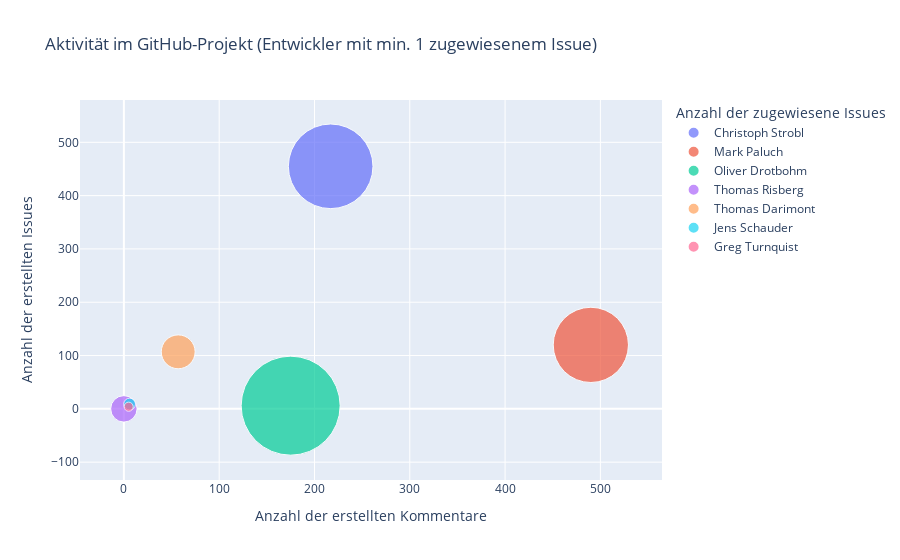

The cell this chart's notebook holds for it:
### Markdown cell above
## Ergebnisse

### Code cell
# Scatter Plot with combined results

issues_values_map = dict()
for author in AUTHOR_NAMES:
    issues_values_map[author] = dict(created_issues=0, created_comments=0, assigned_issues=0)

for i, row in issuesCreatedCount_df.iterrows():
    issues_values_map[row['UserName']]['created_issues'] = row['CreatedIssueCount']

for i, row in commentsCreatedCount_df.iterrows():
    issues_values_map[row['UserName']]['created_comments'] = row['CommentsCreatedCount']

for i, row in issuesAssignedCount_df.iterrows():
    issues_values_map[row['UserName']]['assigned_issues'] = row['IssueAssigneeCount']


issueValues_df = pandas.DataFrame()
for author in issues_values_map:
    issue_values = issues_values_map[author]
    created_issues = issue_values['created_issues']
    created_comments = issue_values['created_comments']
    assigned_issues = issue_values['assigned_issues']
    if assigned_issues > 0:
        issueValues_df = issueValues_df.append({'author': author, 
                                                'created_issues': created_issues,
                                                'created_comments': created_comments, 
                                                'assigned_issues': assigned_issues}, 
                                               ignore_index=True)

fig = px.scatter(issueValues_df, x="created_comments", y="created_issues", size="assigned_issues", 
                 labels={'author': 'Anzahl der zugewiesene Issues', 'created_issues': 'Anzahl der erstellten Issues', 'created_comments': 'Anzahl der erstellten Kommentare', 'assigned_issues': 'Zugewiesene Issues'},
                 title='Aktivität im GitHub-Projekt (Entwickler mit min. 1 zugewiesenem Issue)',
                 color="author", color_discrete_map=AUTHOR_COLORS,
                 hover_name="author", size_max=70)

fig.show()

### Figure 1 — Plotly figure (JSON) as saved in the notebook; plotly's stock layout.template omitted (floating-point values rounded to 4 significant figures)
{"data": [{"hovertemplate": "<b>%{hovertext}</b><br><br>Anzahl der zugewiesene Issues=Christoph Strobl<br>Anzahl der erstellten Kommentare=%{x}<br>Anzahl der erstellten Issues=%{y}<br>Zugewiesene Issues=%{marker.size}<extra></extra>", "hovertext": ["Christoph Strobl"], "legendgroup": "Christoph Strobl", "marker": {"color": "#636efa", "size": [768], "sizemode": "area", "sizeref": 0.2145, "symbol": "circle"}, "mode": "markers", "name": "Christoph Strobl", "orientation": "v", "showlegend": true, "type": "scatter", "x": [217], "xaxis": "x", "y": [455], "yaxis": "y"}, {"hovertemplate": "<b>%{hovertext}</b><br><br>Anzahl der zugewiesene Issues=Mark Paluch<br>Anzahl der erstellten Kommentare=%{x}<br>Anzahl der erstellten Issues=%{y}<br>Zugewiesene Issues=%{marker.size}<extra></extra>", "hovertext": ["Mark Paluch"], "legendgroup": "Mark Paluch", "marker": {"color": "#EF553B", "size": [607], "sizemode": "area", "sizeref": 0.2145, "symbol": "circle"}, "mode": "markers", "name": "Mark Paluch", "orientation": "v", "showlegend": true, "type": "scatter", "x": [490], "xaxis": "x", "y": [120], "yaxis": "y"}, {"hovertemplate": "<b>%{hovertext}</b><br><br>Anzahl der zugewiesene Issues=Oliver Drotbohm<br>Anzahl der erstellten Kommentare=%{x}<br>Anzahl der erstellten Issues=%{y}<br>Zugewiesene Issues=%{marker.size}<extra></extra>", "hovertext": ["Oliver Drotbohm"], "legendgroup": "Oliver Drotbohm", "marker": {"color": "#00cc96", "size": [1051], "sizemode": "area", "sizeref": 0.2145, "symbol": "circle"}, "mode": "markers", "name": "Oliver Drotbohm", "orientation": "v", "showlegend": true, "type": "scatter", "x": [175], "xaxis": "x", "y": [6], "yaxis": "y"}, {"hovertemplate": "<b>%{hovertext}</b><br><br>Anzahl der zugewiesene Issues=Thomas Risberg<br>Anzahl der erstellten Kommentare=%{x}<br>Anzahl der erstellten Issues=%{y}<br>Zugewiesene Issues=%{marker.size}<extra></extra>", "hovertext": ["Thomas Risberg"], "legendgroup": "Thomas Risberg", "marker": {"color": "#ab63fa", "size": [75], "sizemode": "area", "sizeref": 0.2145, "symbol": "circle"}, "mode": "markers", "name": "Thomas Risberg", "orientation": "v", "showlegend": true, "type": "scatter", "x": [0], "xaxis": "x", "y": [0], "yaxis": "y"}, {"hovertemplate": "<b>%{hovertext}</b><br><br>Anzahl der zugewiesene Issues=Thomas Darimont<br>Anzahl der erstellten Kommentare=%{x}<br>Anzahl der erstellten Issues=%{y}<br>Zugewiesene Issues=%{marker.size}<extra></extra>", "hovertext": ["Thomas Darimont"], "legendgroup": "Thomas Darimont", "marker": {"color": "#FFA15A", "size": [123], "sizemode": "area", "sizeref": 0.2145, "symbol": "circle"}, "mode": "markers", "name": "Thomas Darimont", "orientation": "v", "showlegend": true, "type": "scatter", "x": [57], "xaxis": "x", "y": [107], "yaxis": "y"}, {"hovertemplate": "<b>%{hovertext}</b><br><br>Anzahl der zugewiesene Issues=Jens Schauder<br>Anzahl der erstellten Kommentare=%{x}<br>Anzahl der erstellten Issues=%{y}<br>Zugewiesene Issues=%{marker.size}<extra></extra>", "hovertext": ["Jens Schauder"], "legendgroup": "Jens Schauder", "marker": {"color": "#19d3f3", "size": [15], "sizemode": "area", "sizeref": 0.2145, "symbol": "circle"}, "mode": "markers", "name": "Jens Schauder", "orientation": "v", "showlegend": true, "type": "scatter", "x": [6], "xaxis": "x", "y": [9], "yaxis": "y"}, {"hovertemplate": "<b>%{hovertext}</b><br><br>Anzahl der zugewiesene Issues=Greg Turnquist<br>Anzahl der erstellten Kommentare=%{x}<br>Anzahl der erstellten Issues=%{y}<br>Zugewiesene Issues=%{marker.size}<extra></extra>", "hovertext": ["Greg Turnquist"], "legendgroup": "Greg Turnquist", "marker": {"color": "#FF6692", "size": [9], "sizemode": "area", "sizeref": 0.2145, "symbol": "circle"}, "mode": "markers", "name": "Greg Turnquist", "orientation": "v", "showlegend": true, "type": "scatter", "x": [5], "xaxis": "x", "y": [4], "yaxis": "y"}], "layout": {"legend": {"itemsizing": "constant", "title": {"text": "Anzahl der zugewiesene Issues"}, "tracegroupgap": 0}, "title": {"text": "Aktivität im GitHub-Projekt (Entwickler mit min. 1 zugewiesenem Issue)"}, "xaxis": {"anchor": "y", "domain": [0, 1], "title": {"text": "Anzahl der erstellten Kommentare"}}, "yaxis": {"anchor": "x", "domain": [0, 1], "title": {"text": "Anzahl der erstellten Issues"}}}}
